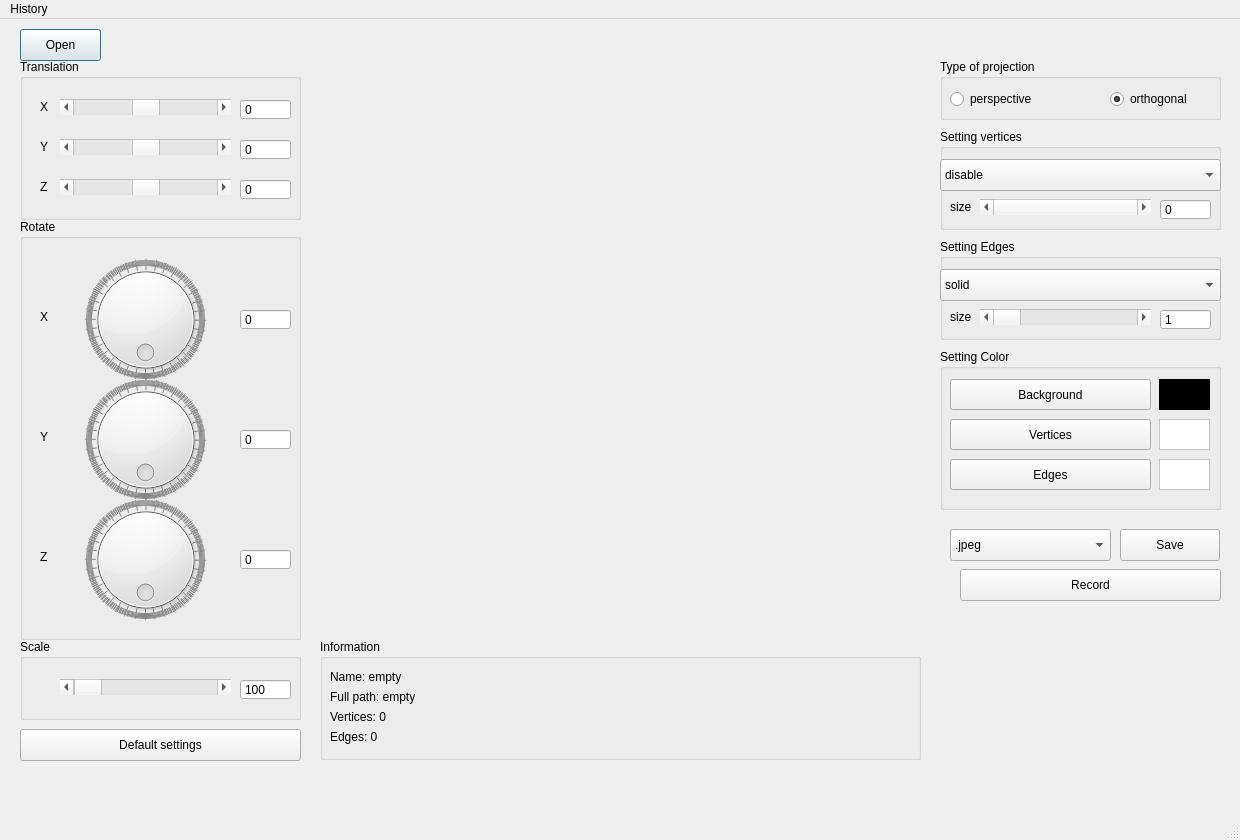
<?xml version="1.0" encoding="UTF-8"?>
<ui version="4.0">
 <class>MainWindow</class>
 <widget class="QMainWindow" name="MainWindow">
  <property name="geometry">
   <rect>
    <x>0</x>
    <y>0</y>
    <width>1240</width>
    <height>840</height>
   </rect>
  </property>
  <property name="sizePolicy">
   <sizepolicy hsizetype="Fixed" vsizetype="Fixed">
    <horstretch>0</horstretch>
    <verstretch>0</verstretch>
   </sizepolicy>
  </property>
  <property name="minimumSize">
   <size>
    <width>1240</width>
    <height>840</height>
   </size>
  </property>
  <property name="maximumSize">
   <size>
    <width>1240</width>
    <height>840</height>
   </size>
  </property>
  <property name="windowTitle">
   <string>MainWindow</string>
  </property>
  <widget class="QWidget" name="centralwidget">
   <widget class="s21::GLWidget" name="OGLWidget" native="true">
    <property name="geometry">
     <rect>
      <x>320</x>
      <y>20</y>
      <width>601</width>
      <height>601</height>
     </rect>
    </property>
   </widget>
   <widget class="QPushButton" name="pushButton_open">
    <property name="geometry">
     <rect>
      <x>20</x>
      <y>10</y>
      <width>81</width>
      <height>32</height>
     </rect>
    </property>
    <property name="text">
     <string>Open</string>
    </property>
    <property name="default">
     <bool>true</bool>
    </property>
   </widget>
   <widget class="QGroupBox" name="groupBox_translation">
    <property name="geometry">
     <rect>
      <x>20</x>
      <y>40</y>
      <width>281</width>
      <height>161</height>
     </rect>
    </property>
    <property name="title">
     <string>Translation</string>
    </property>
    <widget class="QScrollBar" name="scrollBar_translation_x">
     <property name="geometry">
      <rect>
       <x>40</x>
       <y>40</y>
       <width>171</width>
       <height>16</height>
      </rect>
     </property>
     <property name="minimum">
      <number>-10000</number>
     </property>
     <property name="maximum">
      <number>10000</number>
     </property>
     <property name="pageStep">
      <number>1</number>
     </property>
     <property name="orientation">
      <enum>Qt::Horizontal</enum>
     </property>
    </widget>
    <widget class="QScrollBar" name="scrollBar_translation_y">
     <property name="geometry">
      <rect>
       <x>40</x>
       <y>80</y>
       <width>171</width>
       <height>16</height>
      </rect>
     </property>
     <property name="minimum">
      <number>-10000</number>
     </property>
     <property name="maximum">
      <number>10000</number>
     </property>
     <property name="pageStep">
      <number>1</number>
     </property>
     <property name="orientation">
      <enum>Qt::Horizontal</enum>
     </property>
    </widget>
    <widget class="QScrollBar" name="scrollBar_translation_z">
     <property name="geometry">
      <rect>
       <x>40</x>
       <y>120</y>
       <width>171</width>
       <height>16</height>
      </rect>
     </property>
     <property name="minimum">
      <number>-10000</number>
     </property>
     <property name="maximum">
      <number>10000</number>
     </property>
     <property name="pageStep">
      <number>1</number>
     </property>
     <property name="orientation">
      <enum>Qt::Horizontal</enum>
     </property>
    </widget>
    <widget class="QLabel" name="label_translation_x">
     <property name="geometry">
      <rect>
       <x>20</x>
       <y>40</y>
       <width>16</width>
       <height>16</height>
      </rect>
     </property>
     <property name="text">
      <string>X</string>
     </property>
    </widget>
    <widget class="QLabel" name="label_translation_y">
     <property name="geometry">
      <rect>
       <x>20</x>
       <y>80</y>
       <width>16</width>
       <height>16</height>
      </rect>
     </property>
     <property name="text">
      <string>Y</string>
     </property>
    </widget>
    <widget class="QLabel" name="label_translation_z">
     <property name="geometry">
      <rect>
       <x>20</x>
       <y>120</y>
       <width>16</width>
       <height>16</height>
      </rect>
     </property>
     <property name="text">
      <string>Z</string>
     </property>
    </widget>
    <widget class="QSpinBox" name="spinBox_translation_x">
     <property name="geometry">
      <rect>
       <x>220</x>
       <y>40</y>
       <width>51</width>
       <height>21</height>
      </rect>
     </property>
     <property name="buttonSymbols">
      <enum>QAbstractSpinBox::NoButtons</enum>
     </property>
     <property name="minimum">
      <number>-10000</number>
     </property>
     <property name="maximum">
      <number>10000</number>
     </property>
    </widget>
    <widget class="QSpinBox" name="spinBox_translation_y">
     <property name="geometry">
      <rect>
       <x>220</x>
       <y>80</y>
       <width>51</width>
       <height>21</height>
      </rect>
     </property>
     <property name="buttonSymbols">
      <enum>QAbstractSpinBox::NoButtons</enum>
     </property>
     <property name="minimum">
      <number>-10000</number>
     </property>
     <property name="maximum">
      <number>10000</number>
     </property>
     <property name="stepType">
      <enum>QAbstractSpinBox::DefaultStepType</enum>
     </property>
    </widget>
    <widget class="QSpinBox" name="spinBox_translation_z">
     <property name="geometry">
      <rect>
       <x>220</x>
       <y>120</y>
       <width>51</width>
       <height>21</height>
      </rect>
     </property>
     <property name="buttonSymbols">
      <enum>QAbstractSpinBox::NoButtons</enum>
     </property>
     <property name="minimum">
      <number>-10000</number>
     </property>
     <property name="maximum">
      <number>10000</number>
     </property>
    </widget>
   </widget>
   <widget class="QGroupBox" name="groupBox_rotate">
    <property name="geometry">
     <rect>
      <x>20</x>
      <y>200</y>
      <width>281</width>
      <height>421</height>
     </rect>
    </property>
    <property name="title">
     <string>Rotate</string>
    </property>
    <widget class="QLabel" name="label_rotate_x">
     <property name="geometry">
      <rect>
       <x>20</x>
       <y>90</y>
       <width>16</width>
       <height>16</height>
      </rect>
     </property>
     <property name="text">
      <string>X</string>
     </property>
    </widget>
    <widget class="QLabel" name="label_rotate_y">
     <property name="geometry">
      <rect>
       <x>20</x>
       <y>210</y>
       <width>16</width>
       <height>16</height>
      </rect>
     </property>
     <property name="text">
      <string>Y</string>
     </property>
    </widget>
    <widget class="QLabel" name="label_rotate_z">
     <property name="geometry">
      <rect>
       <x>20</x>
       <y>330</y>
       <width>16</width>
       <height>16</height>
      </rect>
     </property>
     <property name="text">
      <string>Z</string>
     </property>
    </widget>
    <widget class="QDial" name="dial_y">
     <property name="geometry">
      <rect>
       <x>60</x>
       <y>160</y>
       <width>131</width>
       <height>121</height>
      </rect>
     </property>
     <property name="minimum">
      <number>0</number>
     </property>
     <property name="maximum">
      <number>359</number>
     </property>
     <property name="singleStep">
      <number>1</number>
     </property>
     <property name="pageStep">
      <number>10</number>
     </property>
     <property name="value">
      <number>0</number>
     </property>
     <property name="tracking">
      <bool>true</bool>
     </property>
     <property name="invertedAppearance">
      <bool>true</bool>
     </property>
     <property name="wrapping">
      <bool>true</bool>
     </property>
     <property name="notchTarget">
      <double>1.000000000000000</double>
     </property>
     <property name="notchesVisible">
      <bool>true</bool>
     </property>
    </widget>
    <widget class="QDial" name="dial_z">
     <property name="geometry">
      <rect>
       <x>60</x>
       <y>280</y>
       <width>131</width>
       <height>121</height>
      </rect>
     </property>
     <property name="minimum">
      <number>0</number>
     </property>
     <property name="maximum">
      <number>359</number>
     </property>
     <property name="singleStep">
      <number>1</number>
     </property>
     <property name="pageStep">
      <number>10</number>
     </property>
     <property name="value">
      <number>0</number>
     </property>
     <property name="tracking">
      <bool>true</bool>
     </property>
     <property name="invertedAppearance">
      <bool>true</bool>
     </property>
     <property name="invertedControls">
      <bool>false</bool>
     </property>
     <property name="wrapping">
      <bool>true</bool>
     </property>
     <property name="notchTarget">
      <double>1.000000000000000</double>
     </property>
     <property name="notchesVisible">
      <bool>true</bool>
     </property>
    </widget>
    <widget class="QDial" name="dial_x">
     <property name="geometry">
      <rect>
       <x>60</x>
       <y>40</y>
       <width>131</width>
       <height>121</height>
      </rect>
     </property>
     <property name="minimum">
      <number>0</number>
     </property>
     <property name="maximum">
      <number>359</number>
     </property>
     <property name="singleStep">
      <number>1</number>
     </property>
     <property name="pageStep">
      <number>10</number>
     </property>
     <property name="value">
      <number>0</number>
     </property>
     <property name="tracking">
      <bool>true</bool>
     </property>
     <property name="invertedAppearance">
      <bool>true</bool>
     </property>
     <property name="wrapping">
      <bool>true</bool>
     </property>
     <property name="notchTarget">
      <double>1.000000000000000</double>
     </property>
     <property name="notchesVisible">
      <bool>true</bool>
     </property>
    </widget>
    <widget class="QSpinBox" name="spinBox_rotate_x">
     <property name="geometry">
      <rect>
       <x>220</x>
       <y>90</y>
       <width>51</width>
       <height>21</height>
      </rect>
     </property>
     <property name="wrapping">
      <bool>true</bool>
     </property>
     <property name="buttonSymbols">
      <enum>QAbstractSpinBox::NoButtons</enum>
     </property>
     <property name="minimum">
      <number>0</number>
     </property>
     <property name="maximum">
      <number>359</number>
     </property>
    </widget>
    <widget class="QSpinBox" name="spinBox_rotate_y">
     <property name="geometry">
      <rect>
       <x>220</x>
       <y>210</y>
       <width>51</width>
       <height>21</height>
      </rect>
     </property>
     <property name="wrapping">
      <bool>true</bool>
     </property>
     <property name="buttonSymbols">
      <enum>QAbstractSpinBox::NoButtons</enum>
     </property>
     <property name="minimum">
      <number>0</number>
     </property>
     <property name="maximum">
      <number>359</number>
     </property>
     <property name="stepType">
      <enum>QAbstractSpinBox::DefaultStepType</enum>
     </property>
    </widget>
    <widget class="QSpinBox" name="spinBox_rotate_z">
     <property name="geometry">
      <rect>
       <x>220</x>
       <y>330</y>
       <width>51</width>
       <height>21</height>
      </rect>
     </property>
     <property name="wrapping">
      <bool>true</bool>
     </property>
     <property name="buttonSymbols">
      <enum>QAbstractSpinBox::NoButtons</enum>
     </property>
     <property name="minimum">
      <number>0</number>
     </property>
     <property name="maximum">
      <number>359</number>
     </property>
    </widget>
   </widget>
   <widget class="QGroupBox" name="groupBox_typeofprojection">
    <property name="geometry">
     <rect>
      <x>940</x>
      <y>40</y>
      <width>281</width>
      <height>61</height>
     </rect>
    </property>
    <property name="title">
     <string>Type of projection</string>
    </property>
    <widget class="QRadioButton" name="radioButton_orthogonal">
     <property name="geometry">
      <rect>
       <x>170</x>
       <y>30</y>
       <width>99</width>
       <height>20</height>
      </rect>
     </property>
     <property name="text">
      <string>orthogonal</string>
     </property>
     <property name="checked">
      <bool>true</bool>
     </property>
    </widget>
    <widget class="QRadioButton" name="radioButton_perspective">
     <property name="geometry">
      <rect>
       <x>10</x>
       <y>30</y>
       <width>99</width>
       <height>20</height>
      </rect>
     </property>
     <property name="text">
      <string>perspective</string>
     </property>
    </widget>
   </widget>
   <widget class="QGroupBox" name="groupBox_information">
    <property name="geometry">
     <rect>
      <x>320</x>
      <y>620</y>
      <width>601</width>
      <height>121</height>
     </rect>
    </property>
    <property name="title">
     <string>Information</string>
    </property>
    <widget class="QLabel" name="label_name_info">
     <property name="geometry">
      <rect>
       <x>10</x>
       <y>30</y>
       <width>581</width>
       <height>16</height>
      </rect>
     </property>
     <property name="text">
      <string>Name: empty</string>
     </property>
    </widget>
    <widget class="QLabel" name="label_path_info">
     <property name="geometry">
      <rect>
       <x>10</x>
       <y>50</y>
       <width>581</width>
       <height>16</height>
      </rect>
     </property>
     <property name="text">
      <string>Full path: empty</string>
     </property>
    </widget>
    <widget class="QLabel" name="label_vertices_info">
     <property name="geometry">
      <rect>
       <x>10</x>
       <y>70</y>
       <width>581</width>
       <height>16</height>
      </rect>
     </property>
     <property name="text">
      <string>Vertices: 0</string>
     </property>
    </widget>
    <widget class="QLabel" name="label_edges_info">
     <property name="geometry">
      <rect>
       <x>10</x>
       <y>90</y>
       <width>581</width>
       <height>16</height>
      </rect>
     </property>
     <property name="text">
      <string>Edges: 0</string>
     </property>
    </widget>
   </widget>
   <widget class="QGroupBox" name="groupBox_setting_verciets">
    <property name="geometry">
     <rect>
      <x>940</x>
      <y>110</y>
      <width>281</width>
      <height>101</height>
     </rect>
    </property>
    <property name="title">
     <string>Setting vertices</string>
    </property>
    <widget class="QComboBox" name="comboBox_vertices">
     <property name="geometry">
      <rect>
       <x>0</x>
       <y>30</y>
       <width>281</width>
       <height>32</height>
      </rect>
     </property>
     <property name="editable">
      <bool>false</bool>
     </property>
     <property name="currentText">
      <string>disable</string>
     </property>
     <property name="currentIndex">
      <number>2</number>
     </property>
     <item>
      <property name="text">
       <string>circle</string>
      </property>
     </item>
     <item>
      <property name="text">
       <string>square</string>
      </property>
     </item>
     <item>
      <property name="text">
       <string>disable</string>
      </property>
     </item>
    </widget>
    <widget class="QScrollBar" name="scrollBar_vertices">
     <property name="geometry">
      <rect>
       <x>40</x>
       <y>70</y>
       <width>171</width>
       <height>16</height>
      </rect>
     </property>
     <property name="minimum">
      <number>1</number>
     </property>
     <property name="maximum">
      <number>1</number>
     </property>
     <property name="pageStep">
      <number>1</number>
     </property>
     <property name="value">
      <number>1</number>
     </property>
     <property name="sliderPosition">
      <number>1</number>
     </property>
     <property name="tracking">
      <bool>false</bool>
     </property>
     <property name="orientation">
      <enum>Qt::Horizontal</enum>
     </property>
    </widget>
    <widget class="QLabel" name="label_vertices_size">
     <property name="geometry">
      <rect>
       <x>10</x>
       <y>70</y>
       <width>31</width>
       <height>16</height>
      </rect>
     </property>
     <property name="text">
      <string>size</string>
     </property>
    </widget>
    <widget class="QSpinBox" name="spinBox_vertices">
     <property name="geometry">
      <rect>
       <x>220</x>
       <y>70</y>
       <width>51</width>
       <height>21</height>
      </rect>
     </property>
     <property name="wrapping">
      <bool>false</bool>
     </property>
     <property name="buttonSymbols">
      <enum>QAbstractSpinBox::NoButtons</enum>
     </property>
     <property name="minimum">
      <number>0</number>
     </property>
     <property name="maximum">
      <number>0</number>
     </property>
     <property name="value">
      <number>0</number>
     </property>
    </widget>
   </widget>
   <widget class="QGroupBox" name="groupBox_setting_edges">
    <property name="geometry">
     <rect>
      <x>940</x>
      <y>220</y>
      <width>281</width>
      <height>101</height>
     </rect>
    </property>
    <property name="title">
     <string>Setting Edges</string>
    </property>
    <widget class="QComboBox" name="comboBox_edges">
     <property name="geometry">
      <rect>
       <x>0</x>
       <y>30</y>
       <width>281</width>
       <height>32</height>
      </rect>
     </property>
     <item>
      <property name="text">
       <string>solid</string>
      </property>
     </item>
     <item>
      <property name="text">
       <string>dashed</string>
      </property>
     </item>
    </widget>
    <widget class="QScrollBar" name="scrollBar_edges">
     <property name="geometry">
      <rect>
       <x>40</x>
       <y>70</y>
       <width>171</width>
       <height>16</height>
      </rect>
     </property>
     <property name="minimum">
      <number>1</number>
     </property>
     <property name="maximum">
      <number>10</number>
     </property>
     <property name="pageStep">
      <number>1</number>
     </property>
     <property name="orientation">
      <enum>Qt::Horizontal</enum>
     </property>
    </widget>
    <widget class="QLabel" name="label_edges_size">
     <property name="geometry">
      <rect>
       <x>10</x>
       <y>70</y>
       <width>31</width>
       <height>16</height>
      </rect>
     </property>
     <property name="text">
      <string>size</string>
     </property>
    </widget>
    <widget class="QSpinBox" name="spinBox_edges">
     <property name="geometry">
      <rect>
       <x>220</x>
       <y>70</y>
       <width>51</width>
       <height>21</height>
      </rect>
     </property>
     <property name="wrapping">
      <bool>false</bool>
     </property>
     <property name="buttonSymbols">
      <enum>QAbstractSpinBox::NoButtons</enum>
     </property>
     <property name="minimum">
      <number>1</number>
     </property>
     <property name="maximum">
      <number>10</number>
     </property>
    </widget>
   </widget>
   <widget class="QGroupBox" name="groupBox_setting_color">
    <property name="geometry">
     <rect>
      <x>940</x>
      <y>330</y>
      <width>281</width>
      <height>161</height>
     </rect>
    </property>
    <property name="title">
     <string>Setting Color</string>
    </property>
    <widget class="QPushButton" name="pushButton_bg">
     <property name="geometry">
      <rect>
       <x>10</x>
       <y>30</y>
       <width>201</width>
       <height>31</height>
      </rect>
     </property>
     <property name="text">
      <string>Background</string>
     </property>
    </widget>
    <widget class="QFrame" name="frame_bg">
     <property name="geometry">
      <rect>
       <x>219</x>
       <y>30</y>
       <width>51</width>
       <height>31</height>
      </rect>
     </property>
     <property name="styleSheet">
      <string notr="true">QFrame {
	background-color: black;
}</string>
     </property>
     <property name="frameShape">
      <enum>QFrame::StyledPanel</enum>
     </property>
     <property name="frameShadow">
      <enum>QFrame::Raised</enum>
     </property>
    </widget>
    <widget class="QPushButton" name="pushButton_vertices">
     <property name="geometry">
      <rect>
       <x>10</x>
       <y>70</y>
       <width>201</width>
       <height>31</height>
      </rect>
     </property>
     <property name="text">
      <string>Vertices</string>
     </property>
    </widget>
    <widget class="QFrame" name="frame_vertices">
     <property name="geometry">
      <rect>
       <x>219</x>
       <y>70</y>
       <width>51</width>
       <height>31</height>
      </rect>
     </property>
     <property name="styleSheet">
      <string notr="true">QFrame {
	background-color: white;
}</string>
     </property>
     <property name="frameShape">
      <enum>QFrame::StyledPanel</enum>
     </property>
     <property name="frameShadow">
      <enum>QFrame::Raised</enum>
     </property>
    </widget>
    <widget class="QFrame" name="frame_edges">
     <property name="geometry">
      <rect>
       <x>219</x>
       <y>110</y>
       <width>51</width>
       <height>31</height>
      </rect>
     </property>
     <property name="styleSheet">
      <string notr="true">QFrame {
	background-color: white;
}</string>
     </property>
     <property name="frameShape">
      <enum>QFrame::StyledPanel</enum>
     </property>
     <property name="frameShadow">
      <enum>QFrame::Raised</enum>
     </property>
    </widget>
    <widget class="QPushButton" name="pushButton_edges">
     <property name="geometry">
      <rect>
       <x>10</x>
       <y>110</y>
       <width>201</width>
       <height>31</height>
      </rect>
     </property>
     <property name="text">
      <string>Edges</string>
     </property>
    </widget>
   </widget>
   <widget class="QGroupBox" name="groupBox_scale">
    <property name="geometry">
     <rect>
      <x>20</x>
      <y>620</y>
      <width>281</width>
      <height>81</height>
     </rect>
    </property>
    <property name="title">
     <string>Scale</string>
    </property>
    <widget class="QScrollBar" name="rollBar_scale">
     <property name="geometry">
      <rect>
       <x>40</x>
       <y>40</y>
       <width>171</width>
       <height>16</height>
      </rect>
     </property>
     <property name="minimum">
      <number>10</number>
     </property>
     <property name="maximum">
      <number>10000</number>
     </property>
     <property name="singleStep">
      <number>10</number>
     </property>
     <property name="pageStep">
      <number>1</number>
     </property>
     <property name="value">
      <number>100</number>
     </property>
     <property name="orientation">
      <enum>Qt::Horizontal</enum>
     </property>
    </widget>
    <widget class="QSpinBox" name="spinBox_scale">
     <property name="geometry">
      <rect>
       <x>220</x>
       <y>40</y>
       <width>51</width>
       <height>21</height>
      </rect>
     </property>
     <property name="buttonSymbols">
      <enum>QAbstractSpinBox::NoButtons</enum>
     </property>
     <property name="minimum">
      <number>10</number>
     </property>
     <property name="maximum">
      <number>10000</number>
     </property>
     <property name="singleStep">
      <number>10</number>
     </property>
     <property name="stepType">
      <enum>QAbstractSpinBox::AdaptiveDecimalStepType</enum>
     </property>
     <property name="value">
      <number>100</number>
     </property>
    </widget>
   </widget>
   <widget class="QPushButton" name="pushButton_default">
    <property name="geometry">
     <rect>
      <x>20</x>
      <y>710</y>
      <width>281</width>
      <height>32</height>
     </rect>
    </property>
    <property name="text">
     <string>Default settings</string>
    </property>
   </widget>
   <widget class="QComboBox" name="formatBox">
    <property name="geometry">
     <rect>
      <x>950</x>
      <y>510</y>
      <width>161</width>
      <height>32</height>
     </rect>
    </property>
    <item>
     <property name="text">
      <string>.jpeg</string>
     </property>
    </item>
    <item>
     <property name="text">
      <string>.bmp</string>
     </property>
    </item>
   </widget>
   <widget class="QPushButton" name="pushButton_save">
    <property name="geometry">
     <rect>
      <x>1120</x>
      <y>510</y>
      <width>100</width>
      <height>32</height>
     </rect>
    </property>
    <property name="text">
     <string>Save</string>
    </property>
   </widget>
   <widget class="QPushButton" name="pushButton_record">
    <property name="geometry">
     <rect>
      <x>960</x>
      <y>550</y>
      <width>261</width>
      <height>32</height>
     </rect>
    </property>
    <property name="text">
     <string>Record</string>
    </property>
   </widget>
   <zorder>pushButton_open</zorder>
   <zorder>OGLWidget</zorder>
   <zorder>groupBox_translation</zorder>
   <zorder>groupBox_rotate</zorder>
   <zorder>groupBox_typeofprojection</zorder>
   <zorder>groupBox_information</zorder>
   <zorder>groupBox_setting_verciets</zorder>
   <zorder>groupBox_setting_edges</zorder>
   <zorder>groupBox_setting_color</zorder>
   <zorder>groupBox_scale</zorder>
   <zorder>pushButton_default</zorder>
   <zorder>formatBox</zorder>
   <zorder>pushButton_save</zorder>
   <zorder>pushButton_record</zorder>
  </widget>
  <widget class="QMenuBar" name="menuBar">
   <property name="geometry">
    <rect>
     <x>0</x>
     <y>0</y>
     <width>1240</width>
     <height>24</height>
    </rect>
   </property>
   <widget class="QMenu" name="menuHistory">
    <property name="title">
     <string>History</string>
    </property>
   </widget>
   <addaction name="menuHistory"/>
  </widget>
  <widget class="QStatusBar" name="statusBar"/>
  <action name="actionSave_gif">
   <property name="text">
    <string>Save gif</string>
   </property>
  </action>
  <action name="actionSave_screenshot">
   <property name="text">
    <string>Save image</string>
   </property>
  </action>
 </widget>
 <customwidgets>
  <customwidget>
   <class>s21::GLWidget</class>
   <extends>QWidget</extends>
   <header>glwidget.h</header>
  </customwidget>
 </customwidgets>
 <resources/>
 <connections/>
</ui>
